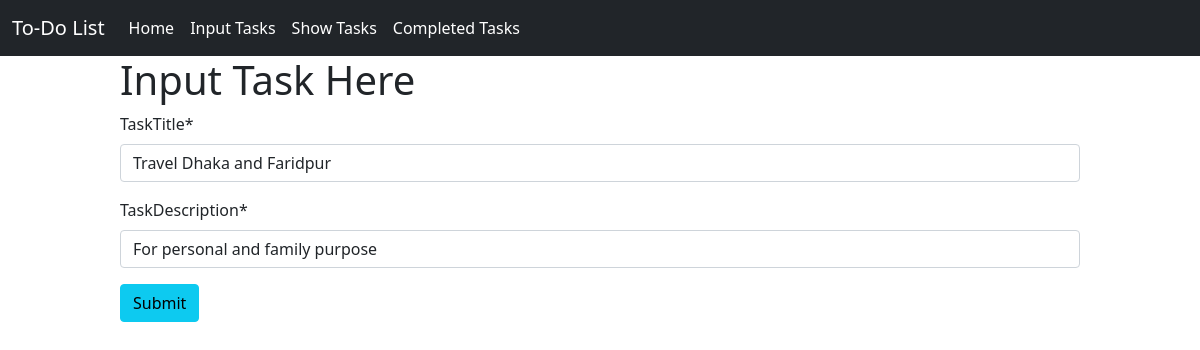
Screenshot of /edit_task/11 with the database file from the repository.
### ToDo_app/models.py (models this page shows)
class TaskModel(models.Model):
    taskTitle = models.CharField(max_length=50)
    taskDescription = models.CharField(max_length=150)
    is_complete = models.BooleanField(default=False)

### ToDo_app/views.py (the view)
# urls.py: path('edit_task/<int:id>', edit_task, name= 'edit_task'),
def edit_task(request, id):
    tasks = TaskModel.objects.get(pk=id)
    form = TaskModelForm(instance = tasks)
    if request.method == 'POST':
        form = TaskModelForm(request.POST, instance = tasks)
        if form.is_valid():
            form.save()
            return redirect('show_tasks')
    return render(request, 'input_tasks.html', {'form' : form})

### ToDo_app/forms.py
class TaskModelForm(forms.ModelForm):
    class Meta:
        model = TaskModel
        fields = ['taskTitle', 'taskDescription']

### ToDo_app/templates/input_tasks.html (shortened to what this page needs)
{% extends 'base.html' %}
{% block content %}
{% load crispy_forms_tags %}
    <div style = "width: 80%; margin: auto">
        <h1>Input Task Here</h1>
        <form method = "post">
            {{form | crispy}}
            <button class= "btn btn-info" type = "submit">Submit</button>
        </form>
    </div>
{% endblock %}

### rows the page displays
TaskModel: taskTitle "Travel Dhaka and Faridpur", taskDescription "For personal and family purpose"
